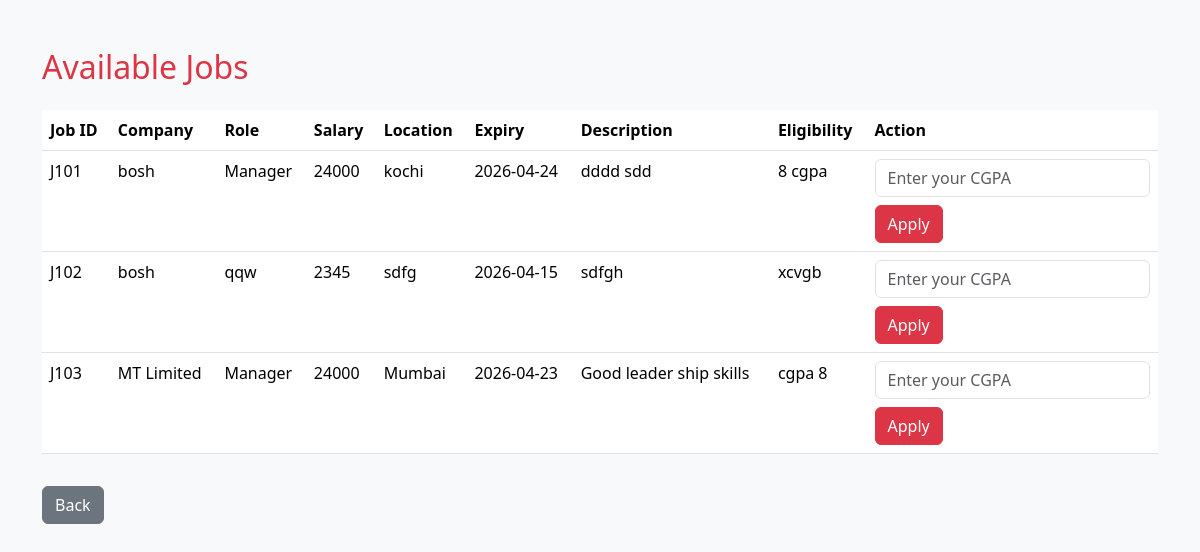
The page /job/apply (signed in) on the database its author committed.
### tables this page shows
CREATE TABLE jobs(
        job_id TEXT PRIMARY KEY,
        company_id TEXT,
        job_role TEXT,
        salary TEXT,
        location TEXT,
        expiry_date DATE,
        description TEXT,
        eligibility TEXT,
        status TEXT
    );

CREATE TABLE company(
            company_id TEXT PRIMARY KEY,
            company_name TEXT,
            mobile_number TEXT,
            email_id TEXT,
            password TEXT,
            approval_status TEXT
        );

### app.py (the view, shortened to what this page needs)
@app.route("/job/apply", methods=["GET", "POST"])
def job_apply():
    if "student_id" not in session:
        return redirect("/student/login")
    student_id = session["student_id"]
    conn = get_connection()
    cursor = conn.cursor()
    cursor.execute("""
        SELECT jobs.*, company.company_name
        FROM jobs
        JOIN company ON jobs.company_id = company.company_id
        WHERE jobs.status='Approved'
    """)
    jobs = cursor.fetchall()
    conn.close()
    return render_template("jobapply.html", jobs=jobs)

### app.py (called while the page is built)
def get_connection():
    return sqlite3.connect(
        r"C:\Users\binnu\OneDrive\Desktop\iit_project\placement.db",
        timeout=10,
        check_same_thread=False
    )

### templates/jobapply.html (shortened to what this page needs)
<!DOCTYPE html>
<html>
<head>
    <link href="https://cdn.jsdelivr.net/npm/bootstrap@5.3.3/dist/css/bootstrap.min.css" rel="stylesheet">
</head>
<body class="bg-light">
<div class="container py-5">
    <h2 class="text-danger mb-4">Available Jobs</h2>
    <table class="table">
    <tr>
        <th>Job ID</th>
        <th>Company</th>
        <th>Role</th>
        <th>Salary</th>
        <th>Location</th>
        <th>Expiry</th>
        <th>Description</th>
        <th>Eligibility</th>
        <th>Action</th>
    </tr>
    {% for j in jobs %}
    <tr>
        <td>{{ j[0] }}</td>
        <td>{{ j[9] }}</td>
        <td>{{ j[2] }}</td>
        <td>{{ j[3] }}</td>
        <td>{{ j[4] }}</td>
        <td>{{ j[5] }}</td>
        <td>{{ j[6] }}</td>
        <td>{{ j[7] }}</td>
        <td>
            <form method="POST">
                <input type="text" name="cgpa" class="form-control mb-2"
                    placeholder="Enter your CGPA" required>
                <button class="btn btn-danger">Apply</button>
</form>
        </td>
    </tr>
    {% endfor %}
</table>
    <a href="/student/dashboard" class="btn btn-secondary mt-3">Back</a>
</div>
</body>
</html>

### rows shown on the page
jobs: job_id "J101", company_name "bosh", job_role "Manager", salary "24000", location "kochi", expiry_date "2026-04-24", description "dddd sdd", eligibility "8 cgpa"
jobs: job_id "J102", company_name "bosh", job_role "qqw", salary "2345", location "sdfg", expiry_date "2026-04-15", description "sdfgh", eligibility "xcvgb"
jobs: job_id "J103", company_name "MT Limited", job_role "Manager", salary "24000", location "Mumbai", expiry_date "2026-04-23", description "Good leader ship skills", eligibility "cgpa 8"
